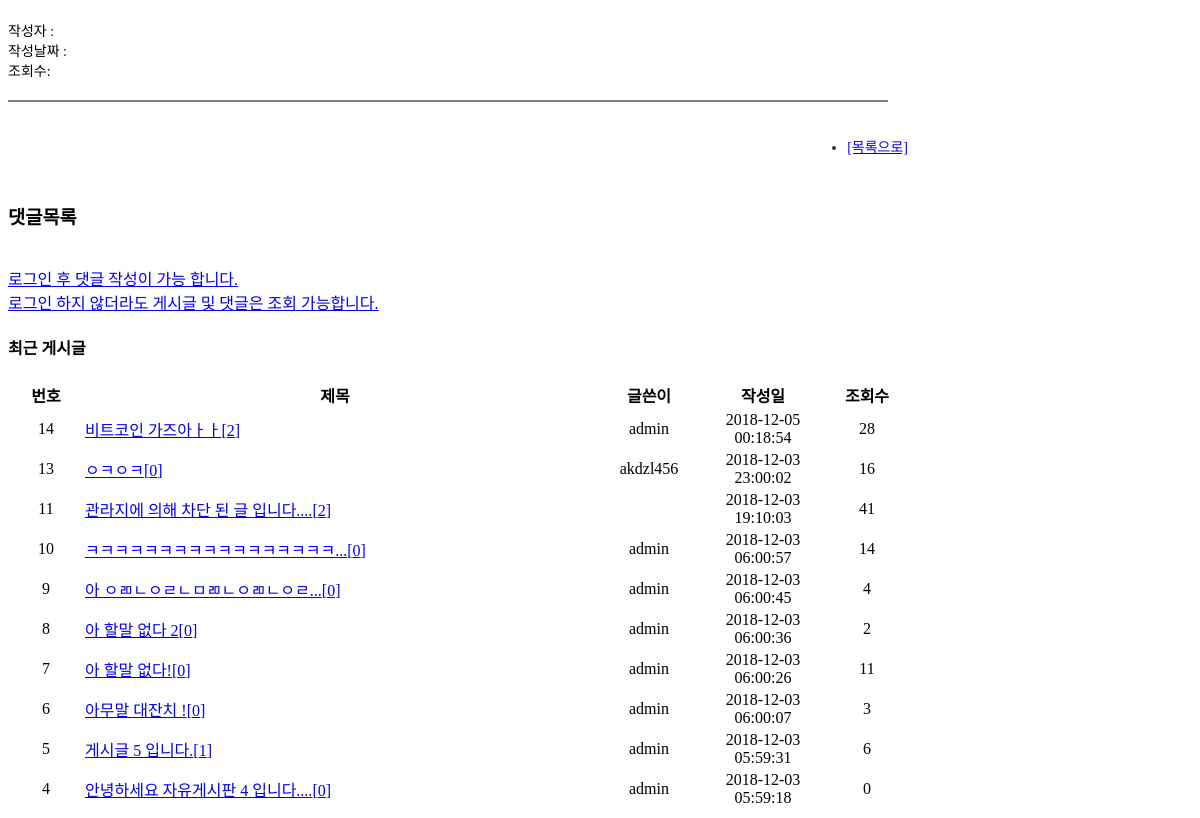
Page /board/page/board/read.php on the earlier database version.
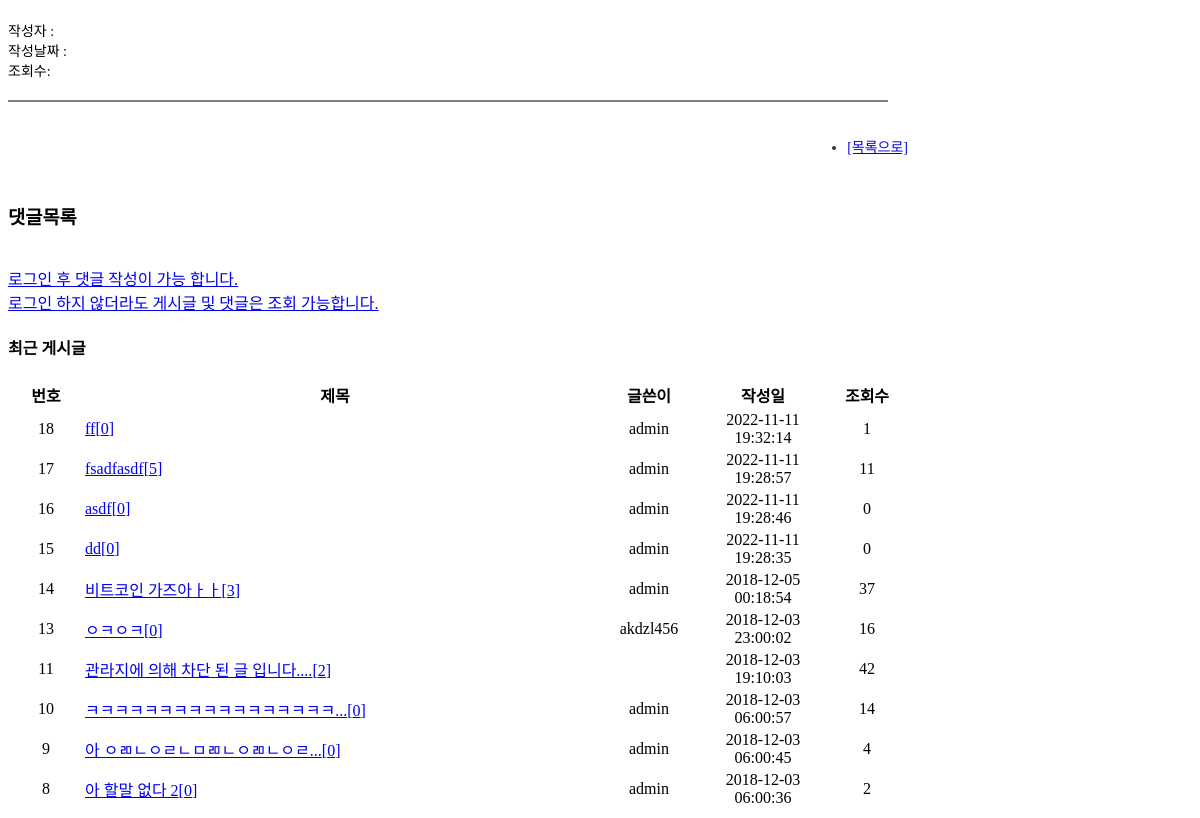
Same page on the later database version.
### tables this page shows
CREATE TABLE `board` (
  `idx` int(11) NOT NULL AUTO_INCREMENT,
  `name` varchar(100) NOT NULL,
  `title` varchar(100) NOT NULL,
  `content` text NOT NULL,
  `date` date NOT NULL,
  `hit` int(11) NOT NULL,
  `pw` varchar(100) NOT NULL,
  `datem` datetime NOT NULL,
  `lock_post` varchar(45) DEFAULT NULL,
  `file` varchar(45) DEFAULT NULL,
  PRIMARY KEY (`idx`)
);

### board/page/board/read.php (the view, shortened to what this page needs)
<!doctype html>
	<?php
		$bno = mysql_real_escape_string($_GET['idx']);
		$sql = mysql_query("select * from board where idx='".$bno."'");
		$board = mysql_fetch_array($sql);
	?>
	<head>
		<link rel="stylesheet" type="text/css" href="./read.css" />
		<link rel="stylesheet" type="text/css" href="./reply.css" />
	</head>
	<body>
		<div id="board_read">
			<div id="user_info">
				작성자 : <?php echo strip_tags($board['name']); ?> <br>
				작성날짜 : <?php echo strip_tags($board['datem']); ?> <br>
				조회수: <?php echo strip_tags($board['hit']); ?><br>
				<div id="bo_line"></div>
			</div>
			<div id="bo_ser">
				<ul>
					<li><a href="../../../board/board.php">[목록으로]</a></li>
				</ul>
			</div>
			<div class="reply_view">
				<h3>댓글목록</h3>
				<?php
					if(isset($_SESSION['email']))
					{
					?>
					<div class="dap_ins">
						<form action="./reply_ok.php" method="post" class="reply_form">
							<input type="hidden" name="bno" value="<?php echo $bno; ?>">
							<div style="margin-top:10px; ">
								<textarea name="content" class="reply_content" id="re_content" placeholder="댓글을 입력 하세요."></textarea>
								<button type="suid="rep_bt" class="re_bt">댓글</button>
							</div>
						</form>
					</div>
					<?php
					}
					else
					{ ?>
					<p id="write_btn">
						<a href="../../../login.php" target="_parent">
							<br>로그인 후 댓글 작성이 가능 합니다.<br>
							로그인 하지 않더라도 게시글 및 댓글은 조회 가능합니다.
						</a>
					</p>
				<?php } ?>
			</div>
		</div>
		<div id="board_area">
			<h4>최근 게시글</h4>
			<table class="list-table">
				<thead>
					<tr>
						<th width="70">번호</th>
						<th width="500">제목</th>
						<th width="120">글쓴이</th>
						<th width="100">작성일</th>
						<th width="100">조회수</th>
					</tr>
				</thead>
				<?php
					if(isset($_GET['page']))
					{
						$page = mysql_escape_string($_GET['page']);
					}
					else
					{
						$page = 1;
					}
					$list = 10;
					$start_num = ($page-1) * $list;
					$sql2 = mysql_query("select * from board order by idx desc limit $start_num, $list");
					while($board = mysql_fetch_array($sql2))
					{
						$title=$board["title"];
							if(strlen($title)>30)
							{
								$title=str_replace($board["title"],mb_substr($board["title"],0,30,"utf-8")."...",$board["title"]);
							}
						$sql3 = mysql_query("select * from reply where con_num='".$board['idx']."'");
						$rep_count = mysql_num_rows($sql3);
				?>
						<tbody>
							<tr>
								<td width="70" align="center"><?php echo $board['idx']; ?></td>
								<td width="500">
								<?php
										$boardtime = $board['date'];
										$timenow = date("Y-m-d");
										if($boardtime==$timenow)
										{
											$img = "<img src='./img/new.png' alt='new' title='new' />";
										}
										else
										{
											$img ="";
										}
								?>
								<a href='../../page/board/read.php?idx=<?php echo strip_tags($board["idx"]); ?>'> <?php echo strip_tags($title);?><span class="re_ct">[<?php echo $rep_count; ?>]<?php echo $img; ?></span></a>
								<td width="120" align="center"><?php echo strip_tags($board['name'])?></td>
								<td width="100" align="center"><?php echo strip_tags($board['datem'])?></td>
								<td width="100" align="center"><?php echo strip_tags($board['hit']); ?></td>
							</tr>
						</tbody>
				<?php
					}
				?>
			</table>
		</div>
	</body>
</html>

Differences in the rows shown:
no longer on this page (row unchanged): board: idx "7", title "아 할말 없다!", rep_count "0", name "admin", datem "2018-12-03 06:00:26", hit "11"
no longer on this page (row unchanged): board: idx "6", title "아무말 대잔치 !", rep_count "0", name "admin", datem "2018-12-03 06:00:07", hit "3"
no longer on this page (row edited): board: idx "5", title "게시글 5 입니다.", rep_count "1", name "admin", datem "2018-12-03 05:59:31", hit "6"
no longer on this page (row unchanged): board: idx "4", title "안녕하세요 자유게시판 4 입니다....", rep_count "0", name "admin", datem "2018-12-03 05:59:18", hit "0"
added board: idx "18", title "ff", rep_count "0", name "admin", datem "2022-11-11 19:32:14", hit "1"
added board: idx "17", title "fsadfasdf", rep_count "5", name "admin", datem "2022-11-11 19:28:57", hit "11"
added board: idx "16", title "asdf", rep_count "0", name "admin", datem "2022-11-11 19:28:46", hit "0"
added board: idx "15", title "dd", rep_count "0", name "admin", datem "2022-11-11 19:28:35", hit "0"
changed board "비트코인 가즈아ㅏㅏ": rep_count "2" → "3"; hit "28" → "37"
changed board "관라지에 의해 차단 된 글 입니다....": hit "41" → "42"
